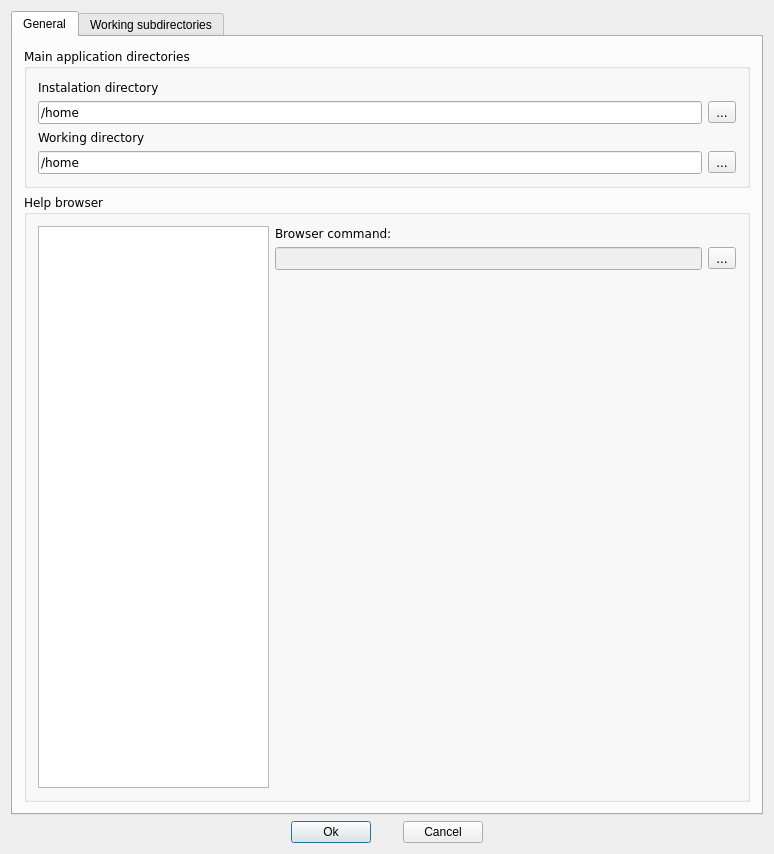
<?xml version="1.0" encoding="UTF-8"?>
<ui version="4.0">
 <class>settingsDialog</class>
 <widget class="QDialog" name="settingsDialog">
  <property name="geometry">
   <rect>
    <x>0</x>
    <y>0</y>
    <width>774</width>
    <height>854</height>
   </rect>
  </property>
  <property name="windowTitle">
   <string>Edit preferences</string>
  </property>
  <layout class="QVBoxLayout" name="verticalLayout_5">
   <item>
    <widget class="QTabWidget" name="TabWidget2">
     <property name="currentIndex">
      <number>0</number>
     </property>
     <widget class="QWidget" name="tab1">
      <attribute name="title">
       <string>General</string>
      </attribute>
      <layout class="QVBoxLayout" name="verticalLayout_4">
       <item>
        <widget class="QGroupBox" name="GroupBox1">
         <property name="sizePolicy">
          <sizepolicy hsizetype="Preferred" vsizetype="Preferred">
           <horstretch>0</horstretch>
           <verstretch>0</verstretch>
          </sizepolicy>
         </property>
         <property name="font">
          <font>
           <family>DejaVu Sans</family>
          </font>
         </property>
         <property name="title">
          <string>Main application directories</string>
         </property>
         <layout class="QVBoxLayout" name="verticalLayout_3">
          <item>
           <widget class="QLabel" name="label">
            <property name="text">
             <string>Instalation directory</string>
            </property>
           </widget>
          </item>
          <item>
           <layout class="QHBoxLayout" name="horizontalLayout">
            <item>
             <widget class="QLineEdit" name="LineEditDirApp">
              <property name="font">
               <font>
                <family>DejaVu Sans</family>
               </font>
              </property>
              <property name="text">
               <string>/home</string>
              </property>
             </widget>
            </item>
            <item>
             <widget class="QToolButton" name="buttonApp">
              <property name="font">
               <font>
                <family>helvetica</family>
               </font>
              </property>
              <property name="text">
               <string>...</string>
              </property>
             </widget>
            </item>
           </layout>
          </item>
          <item>
           <widget class="QLabel" name="label_2">
            <property name="text">
             <string>Working directory</string>
            </property>
           </widget>
          </item>
          <item>
           <layout class="QHBoxLayout" name="horizontalLayout_4">
            <item>
             <widget class="QLineEdit" name="lineEditWorkingDir">
              <property name="text">
               <string>/home</string>
              </property>
             </widget>
            </item>
            <item>
             <widget class="QToolButton" name="buttonWorkingDir">
              <property name="font">
               <font>
                <family>helvetica</family>
               </font>
              </property>
              <property name="text">
               <string>...</string>
              </property>
             </widget>
            </item>
           </layout>
          </item>
         </layout>
        </widget>
       </item>
       <item>
        <widget class="QGroupBox" name="GroupBox2">
         <property name="sizePolicy">
          <sizepolicy hsizetype="Preferred" vsizetype="Preferred">
           <horstretch>0</horstretch>
           <verstretch>0</verstretch>
          </sizepolicy>
         </property>
         <property name="font">
          <font>
           <family>DejaVu Sans</family>
          </font>
         </property>
         <property name="title">
          <string>Help browser</string>
         </property>
         <layout class="QHBoxLayout" name="horizontalLayout_3" stretch="1,2">
          <item>
           <widget class="QListWidget" name="ListBoxBrowser">
            <property name="font">
             <font>
              <family>DejaVu Sans</family>
             </font>
            </property>
            <property name="currentItem" stdset="0">
             <number>-1</number>
            </property>
           </widget>
          </item>
          <item>
           <layout class="QVBoxLayout" name="verticalLayout_2">
            <item>
             <layout class="QVBoxLayout" name="verticalLayout">
              <item>
               <widget class="QLabel" name="TextLabelCommand">
                <property name="sizePolicy">
                 <sizepolicy hsizetype="Preferred" vsizetype="Preferred">
                  <horstretch>10</horstretch>
                  <verstretch>0</verstretch>
                 </sizepolicy>
                </property>
                <property name="font">
                 <font>
                  <family>DejaVu Sans</family>
                 </font>
                </property>
                <property name="text">
                 <string>Browser command:</string>
                </property>
                <property name="wordWrap">
                 <bool>false</bool>
                </property>
               </widget>
              </item>
              <item>
               <layout class="QHBoxLayout" name="horizontalLayout_2">
                <item>
                 <widget class="QLineEdit" name="LineEditBrowser">
                  <property name="enabled">
                   <bool>false</bool>
                  </property>
                  <property name="sizePolicy">
                   <sizepolicy hsizetype="Expanding" vsizetype="Fixed">
                    <horstretch>10</horstretch>
                    <verstretch>0</verstretch>
                   </sizepolicy>
                  </property>
                  <property name="font">
                   <font>
                    <family>DejaVu Sans</family>
                   </font>
                  </property>
                 </widget>
                </item>
                <item>
                 <widget class="QToolButton" name="buttonFileBrowser">
                  <property name="font">
                   <font>
                    <family>helvetica</family>
                   </font>
                  </property>
                  <property name="text">
                   <string>...</string>
                  </property>
                 </widget>
                </item>
               </layout>
              </item>
             </layout>
            </item>
            <item>
             <spacer name="spacer1">
              <property name="orientation">
               <enum>Qt::Vertical</enum>
              </property>
              <property name="sizeType">
               <enum>QSizePolicy::Expanding</enum>
              </property>
              <property name="sizeHint" stdset="0">
               <size>
                <width>20</width>
                <height>73</height>
               </size>
              </property>
             </spacer>
            </item>
           </layout>
          </item>
         </layout>
        </widget>
       </item>
      </layout>
     </widget>
     <widget class="QWidget" name="tab2">
      <attribute name="title">
       <string>Working subdirectories</string>
      </attribute>
      <layout class="QVBoxLayout" name="verticalLayout_11">
       <item>
        <widget class="QGroupBox" name="groupBox">
         <layout class="QVBoxLayout" name="verticalLayout_12">
          <item>
           <layout class="QVBoxLayout" name="verticalLayout_6">
            <item>
             <widget class="QLabel" name="label_3">
              <property name="text">
               <string>Path to neural nets directory</string>
              </property>
             </widget>
            </item>
            <item>
             <layout class="QHBoxLayout">
              <property name="leftMargin">
               <number>0</number>
              </property>
              <property name="topMargin">
               <number>0</number>
              </property>
              <property name="rightMargin">
               <number>0</number>
              </property>
              <property name="bottomMargin">
               <number>0</number>
              </property>
              <item>
               <widget class="QLineEdit" name="LineEditDirectory">
                <property name="font">
                 <font/>
                </property>
                <property name="text">
                 <string>nets</string>
                </property>
               </widget>
              </item>
              <item>
               <widget class="QToolButton" name="buttonDir">
                <property name="font">
                 <font>
                  <family>helvetica</family>
                 </font>
                </property>
                <property name="text">
                 <string>...</string>
                </property>
               </widget>
              </item>
             </layout>
            </item>
            <item>
             <layout class="QHBoxLayout">
              <property name="leftMargin">
               <number>0</number>
              </property>
              <property name="topMargin">
               <number>0</number>
              </property>
              <property name="rightMargin">
               <number>0</number>
              </property>
              <property name="bottomMargin">
               <number>0</number>
              </property>
              <item>
               <widget class="QLabel" name="labelExtension">
                <property name="sizePolicy">
                 <sizepolicy hsizetype="Preferred" vsizetype="Preferred">
                  <horstretch>4</horstretch>
                  <verstretch>0</verstretch>
                 </sizepolicy>
                </property>
                <property name="font">
                 <font/>
                </property>
                <property name="text">
                 <string>Neural net file extension (*.net):</string>
                </property>
                <property name="wordWrap">
                 <bool>false</bool>
                </property>
               </widget>
              </item>
              <item>
               <widget class="QLineEdit" name="LineEditExtension">
                <property name="sizePolicy">
                 <sizepolicy hsizetype="Preferred" vsizetype="Fixed">
                  <horstretch>1</horstretch>
                  <verstretch>0</verstretch>
                 </sizepolicy>
                </property>
                <property name="minimumSize">
                 <size>
                  <width>50</width>
                  <height>0</height>
                 </size>
                </property>
                <property name="font">
                 <font/>
                </property>
                <property name="text">
                 <string>*.net</string>
                </property>
               </widget>
              </item>
             </layout>
            </item>
           </layout>
          </item>
          <item>
           <layout class="QVBoxLayout" name="verticalLayout_7">
            <item>
             <widget class="QLabel" name="label_4">
              <property name="text">
               <string>Path to worlds directory</string>
              </property>
             </widget>
            </item>
            <item>
             <layout class="QHBoxLayout">
              <property name="leftMargin">
               <number>0</number>
              </property>
              <property name="topMargin">
               <number>0</number>
              </property>
              <property name="rightMargin">
               <number>0</number>
              </property>
              <property name="bottomMargin">
               <number>0</number>
              </property>
              <item>
               <widget class="QLineEdit" name="LineEditWorldDirectory">
                <property name="font">
                 <font/>
                </property>
                <property name="text">
                 <string>worlds</string>
                </property>
               </widget>
              </item>
              <item>
               <widget class="QToolButton" name="buttonWorld">
                <property name="font">
                 <font>
                  <family>helvetica</family>
                 </font>
                </property>
                <property name="text">
                 <string>...</string>
                </property>
               </widget>
              </item>
             </layout>
            </item>
            <item>
             <layout class="QHBoxLayout">
              <property name="leftMargin">
               <number>0</number>
              </property>
              <property name="topMargin">
               <number>0</number>
              </property>
              <property name="rightMargin">
               <number>0</number>
              </property>
              <property name="bottomMargin">
               <number>0</number>
              </property>
              <item>
               <widget class="QLabel" name="labelExtension_2">
                <property name="sizePolicy">
                 <sizepolicy hsizetype="Preferred" vsizetype="Preferred">
                  <horstretch>4</horstretch>
                  <verstretch>0</verstretch>
                 </sizepolicy>
                </property>
                <property name="font">
                 <font/>
                </property>
                <property name="text">
                 <string>World file (*.fig):</string>
                </property>
                <property name="wordWrap">
                 <bool>false</bool>
                </property>
               </widget>
              </item>
              <item>
               <widget class="QLineEdit" name="LineEditWorldExtension">
                <property name="sizePolicy">
                 <sizepolicy hsizetype="Preferred" vsizetype="Fixed">
                  <horstretch>1</horstretch>
                  <verstretch>0</verstretch>
                 </sizepolicy>
                </property>
                <property name="minimumSize">
                 <size>
                  <width>50</width>
                  <height>0</height>
                 </size>
                </property>
                <property name="font">
                 <font/>
                </property>
                <property name="text">
                 <string>*.fig</string>
                </property>
               </widget>
              </item>
             </layout>
            </item>
           </layout>
          </item>
          <item>
           <layout class="QVBoxLayout" name="verticalLayout_8">
            <item>
             <widget class="QLabel" name="label_5">
              <property name="text">
               <string>Path to simulations directory</string>
              </property>
             </widget>
            </item>
            <item>
             <layout class="QHBoxLayout">
              <property name="leftMargin">
               <number>0</number>
              </property>
              <property name="topMargin">
               <number>0</number>
              </property>
              <property name="rightMargin">
               <number>0</number>
              </property>
              <property name="bottomMargin">
               <number>0</number>
              </property>
              <item>
               <widget class="QLineEdit" name="LineEditSimsDirectory">
                <property name="font">
                 <font/>
                </property>
                <property name="text">
                 <string>simulations</string>
                </property>
               </widget>
              </item>
              <item>
               <widget class="QToolButton" name="buttonSims">
                <property name="font">
                 <font>
                  <family>helvetica</family>
                 </font>
                </property>
                <property name="text">
                 <string>...</string>
                </property>
               </widget>
              </item>
             </layout>
            </item>
            <item>
             <layout class="QHBoxLayout">
              <property name="leftMargin">
               <number>0</number>
              </property>
              <property name="topMargin">
               <number>0</number>
              </property>
              <property name="rightMargin">
               <number>0</number>
              </property>
              <property name="bottomMargin">
               <number>0</number>
              </property>
              <item>
               <widget class="QLabel" name="labelExtension_2_2">
                <property name="sizePolicy">
                 <sizepolicy hsizetype="Preferred" vsizetype="Preferred">
                  <horstretch>5</horstretch>
                  <verstretch>0</verstretch>
                 </sizepolicy>
                </property>
                <property name="font">
                 <font/>
                </property>
                <property name="text">
                 <string>Simulation parameters file type (*.sim):</string>
                </property>
                <property name="wordWrap">
                 <bool>false</bool>
                </property>
               </widget>
              </item>
              <item>
               <widget class="QLineEdit" name="LineEditSimsExtension">
                <property name="sizePolicy">
                 <sizepolicy hsizetype="Preferred" vsizetype="Fixed">
                  <horstretch>1</horstretch>
                  <verstretch>0</verstretch>
                 </sizepolicy>
                </property>
                <property name="minimumSize">
                 <size>
                  <width>50</width>
                  <height>0</height>
                 </size>
                </property>
                <property name="font">
                 <font/>
                </property>
                <property name="text">
                 <string>*.sim</string>
                </property>
               </widget>
              </item>
             </layout>
            </item>
           </layout>
          </item>
          <item>
           <layout class="QVBoxLayout" name="verticalLayout_9">
            <item>
             <widget class="QLabel" name="label_6">
              <property name="text">
               <string>Path to robots directory</string>
              </property>
             </widget>
            </item>
            <item>
             <layout class="QHBoxLayout">
              <property name="leftMargin">
               <number>0</number>
              </property>
              <property name="topMargin">
               <number>0</number>
              </property>
              <property name="rightMargin">
               <number>0</number>
              </property>
              <property name="bottomMargin">
               <number>0</number>
              </property>
              <item>
               <widget class="QLineEdit" name="LineEditRobotsDirectory">
                <property name="font">
                 <font/>
                </property>
                <property name="text">
                 <string>robots</string>
                </property>
               </widget>
              </item>
              <item>
               <widget class="QToolButton" name="buttonRobots">
                <property name="font">
                 <font>
                  <family>helvetica</family>
                 </font>
                </property>
                <property name="text">
                 <string>...</string>
                </property>
               </widget>
              </item>
             </layout>
            </item>
            <item>
             <layout class="QHBoxLayout">
              <property name="leftMargin">
               <number>0</number>
              </property>
              <property name="topMargin">
               <number>0</number>
              </property>
              <property name="rightMargin">
               <number>0</number>
              </property>
              <property name="bottomMargin">
               <number>0</number>
              </property>
              <item>
               <widget class="QLabel" name="labelExtension_2_2_2">
                <property name="sizePolicy">
                 <sizepolicy hsizetype="Preferred" vsizetype="Preferred">
                  <horstretch>5</horstretch>
                  <verstretch>0</verstretch>
                 </sizepolicy>
                </property>
                <property name="font">
                 <font/>
                </property>
                <property name="text">
                 <string>Robot parameters file type (*.robot):</string>
                </property>
                <property name="wordWrap">
                 <bool>false</bool>
                </property>
               </widget>
              </item>
              <item>
               <widget class="QLineEdit" name="LineEditRobotsExtension">
                <property name="sizePolicy">
                 <sizepolicy hsizetype="Preferred" vsizetype="Fixed">
                  <horstretch>1</horstretch>
                  <verstretch>0</verstretch>
                 </sizepolicy>
                </property>
                <property name="minimumSize">
                 <size>
                  <width>50</width>
                  <height>0</height>
                 </size>
                </property>
                <property name="font">
                 <font/>
                </property>
                <property name="text">
                 <string>*.robot</string>
                </property>
               </widget>
              </item>
             </layout>
            </item>
           </layout>
          </item>
          <item>
           <layout class="QVBoxLayout" name="verticalLayout_10">
            <item>
             <widget class="QLabel" name="label_7">
              <property name="text">
               <string>Path to controls directory</string>
              </property>
             </widget>
            </item>
            <item>
             <layout class="QHBoxLayout">
              <property name="leftMargin">
               <number>0</number>
              </property>
              <property name="topMargin">
               <number>0</number>
              </property>
              <property name="rightMargin">
               <number>0</number>
              </property>
              <property name="bottomMargin">
               <number>0</number>
              </property>
              <item>
               <widget class="QLineEdit" name="LineEditCtrlsDirectory">
                <property name="font">
                 <font/>
                </property>
                <property name="text">
                 <string>contorls</string>
                </property>
               </widget>
              </item>
              <item>
               <widget class="QToolButton" name="buttonCtrls">
                <property name="font">
                 <font>
                  <family>helvetica</family>
                 </font>
                </property>
                <property name="text">
                 <string>...</string>
                </property>
               </widget>
              </item>
             </layout>
            </item>
            <item>
             <layout class="QHBoxLayout">
              <property name="leftMargin">
               <number>0</number>
              </property>
              <property name="topMargin">
               <number>0</number>
              </property>
              <property name="rightMargin">
               <number>0</number>
              </property>
              <property name="bottomMargin">
               <number>0</number>
              </property>
              <item>
               <widget class="QLabel" name="labelExtension_2_2_2_2">
                <property name="sizePolicy">
                 <sizepolicy hsizetype="Preferred" vsizetype="Preferred">
                  <horstretch>5</horstretch>
                  <verstretch>0</verstretch>
                 </sizepolicy>
                </property>
                <property name="font">
                 <font/>
                </property>
                <property name="text">
                 <string>Control parameters file type (*.ctrl):</string>
                </property>
                <property name="wordWrap">
                 <bool>false</bool>
                </property>
               </widget>
              </item>
              <item>
               <widget class="QLineEdit" name="LineEditCtrlsExtension">
                <property name="sizePolicy">
                 <sizepolicy hsizetype="Preferred" vsizetype="Fixed">
                  <horstretch>1</horstretch>
                  <verstretch>0</verstretch>
                 </sizepolicy>
                </property>
                <property name="minimumSize">
                 <size>
                  <width>50</width>
                  <height>0</height>
                 </size>
                </property>
                <property name="font">
                 <font/>
                </property>
                <property name="text">
                 <string>*.ctrl</string>
                </property>
               </widget>
              </item>
             </layout>
            </item>
           </layout>
          </item>
         </layout>
        </widget>
       </item>
      </layout>
     </widget>
    </widget>
   </item>
   <item>
    <layout class="QHBoxLayout">
     <property name="spacing">
      <number>32</number>
     </property>
     <property name="leftMargin">
      <number>0</number>
     </property>
     <property name="topMargin">
      <number>0</number>
     </property>
     <property name="rightMargin">
      <number>0</number>
     </property>
     <property name="bottomMargin">
      <number>0</number>
     </property>
     <item>
      <spacer name="spacer5">
       <property name="orientation">
        <enum>Qt::Horizontal</enum>
       </property>
       <property name="sizeType">
        <enum>QSizePolicy::Expanding</enum>
       </property>
       <property name="sizeHint" stdset="0">
        <size>
         <width>40</width>
         <height>20</height>
        </size>
       </property>
      </spacer>
     </item>
     <item>
      <widget class="QPushButton" name="okButton">
       <property name="text">
        <string>Ok</string>
       </property>
      </widget>
     </item>
     <item>
      <widget class="QPushButton" name="cancelButton">
       <property name="text">
        <string>Cancel</string>
       </property>
      </widget>
     </item>
     <item>
      <spacer name="spacer5_2">
       <property name="orientation">
        <enum>Qt::Horizontal</enum>
       </property>
       <property name="sizeType">
        <enum>QSizePolicy::Expanding</enum>
       </property>
       <property name="sizeHint" stdset="0">
        <size>
         <width>40</width>
         <height>20</height>
        </size>
       </property>
      </spacer>
     </item>
    </layout>
   </item>
  </layout>
 </widget>
 <layoutdefault spacing="6" margin="11"/>
 <tabstops>
  <tabstop>TabWidget2</tabstop>
  <tabstop>LineEditBrowser</tabstop>
  <tabstop>LineEditDirectory</tabstop>
  <tabstop>LineEditExtension</tabstop>
  <tabstop>LineEditWorldDirectory</tabstop>
  <tabstop>LineEditWorldExtension</tabstop>
  <tabstop>LineEditSimsDirectory</tabstop>
  <tabstop>LineEditSimsExtension</tabstop>
  <tabstop>okButton</tabstop>
  <tabstop>cancelButton</tabstop>
 </tabstops>
 <resources/>
 <connections/>
</ui>
